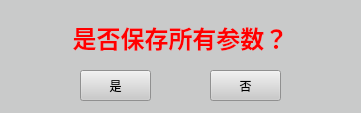
<?xml version="1.0" encoding="UTF-8"?>
<ui version="4.0">
 <class>ParaSaveMessage</class>
 <widget class="QWidget" name="ParaSaveMessage">
  <property name="geometry">
   <rect>
    <x>0</x>
    <y>0</y>
    <width>361</width>
    <height>113</height>
   </rect>
  </property>
  <property name="windowTitle">
   <string>Form</string>
  </property>
  <property name="styleSheet">
   <string notr="true">background-color: rgb(201, 202, 202);</string>
  </property>
  <widget class="QLabel" name="label">
   <property name="geometry">
    <rect>
     <x>0</x>
     <y>20</y>
     <width>361</width>
     <height>31</height>
    </rect>
   </property>
   <property name="text">
    <string>&lt;html&gt;&lt;head/&gt;&lt;body&gt;&lt;p align=&quot;center&quot;&gt;&lt;span style=&quot; font-size:18pt; font-weight:600; color:#ff0000;&quot;&gt;是否保存所有参数？&lt;/span&gt;&lt;/p&gt;&lt;/body&gt;&lt;/html&gt;</string>
   </property>
  </widget>
  <widget class="QPushButton" name="yes_pb">
   <property name="geometry">
    <rect>
     <x>80</x>
     <y>70</y>
     <width>71</width>
     <height>31</height>
    </rect>
   </property>
   <property name="text">
    <string>是</string>
   </property>
  </widget>
  <widget class="QPushButton" name="no_pb">
   <property name="geometry">
    <rect>
     <x>210</x>
     <y>70</y>
     <width>71</width>
     <height>31</height>
    </rect>
   </property>
   <property name="text">
    <string>否</string>
   </property>
  </widget>
 </widget>
 <resources/>
 <connections/>
</ui>
